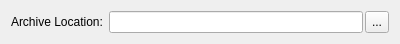
<?xml version="1.0" encoding="UTF-8"?>
<ui version="4.0">
 <class>vvFakeQueryServerChooser</class>
 <widget class="QWidget" name="vvFakeQueryServerChooser">
  <property name="geometry">
   <rect>
    <x>0</x>
    <y>0</y>
    <width>400</width>
    <height>44</height>
   </rect>
  </property>
  <layout class="QGridLayout" name="gridLayout">
   <item row="0" column="0">
    <widget class="QLabel" name="archiveLabel">
     <property name="text">
      <string>Archive Location:</string>
     </property>
    </widget>
   </item>
   <item row="0" column="1">
    <layout class="QHBoxLayout" name="archiveLayout">
     <property name="spacing">
      <number>2</number>
     </property>
     <item>
      <widget class="QLineEdit" name="archive"/>
     </item>
     <item>
      <widget class="QToolButton" name="archiveBrowse">
       <property name="sizePolicy">
        <sizepolicy hsizetype="Preferred" vsizetype="Preferred">
         <horstretch>0</horstretch>
         <verstretch>0</verstretch>
        </sizepolicy>
       </property>
       <property name="text">
        <string>...</string>
       </property>
       <property name="icon">
        <iconset resource="../../Icons/vvwidgets.qrc">
         <normaloff>:/icons/16x16/browse</normaloff>:/icons/16x16/browse</iconset>
       </property>
      </widget>
     </item>
    </layout>
   </item>
   <item row="1" column="0" colspan="2">
    <spacer name="verticalSpacer">
     <property name="orientation">
      <enum>Qt::Vertical</enum>
     </property>
     <property name="sizeHint" stdset="0">
      <size>
       <width>20</width>
       <height>40</height>
      </size>
     </property>
    </spacer>
   </item>
  </layout>
 </widget>
 <resources>
  <include location="../../Icons/vvwidgets.qrc"/>
 </resources>
 <connections/>
</ui>
